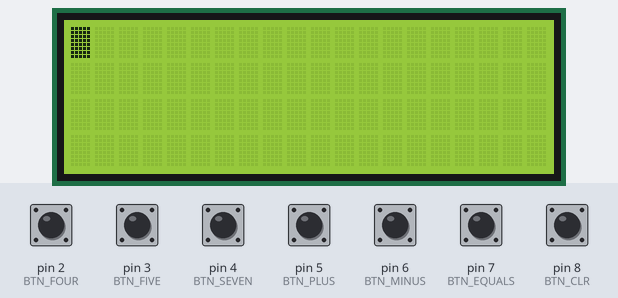
Bench run of a sketch on a simulated Arduino Uno, built with avr-gcc and run on an emulated ATmega328P. Shown: 20×4 character LCD. The test bench sets the inputs (shaded band); at power-on: pin 2 (BTN_FOUR), pin 3 (BTN_FIVE), pin 4 (BTN_SEVEN), pin 5 (BTN_PLUS), pin 6 (BTN_MINUS), pin 7 (BTN_EQUALS), pin 8 (BTN_CLR) LOW.

Above: at 3.8 s.
3.9 s: pin 2 (BTN_FOUR) pulled HIGH for 0.25 s
At 4.44 s:
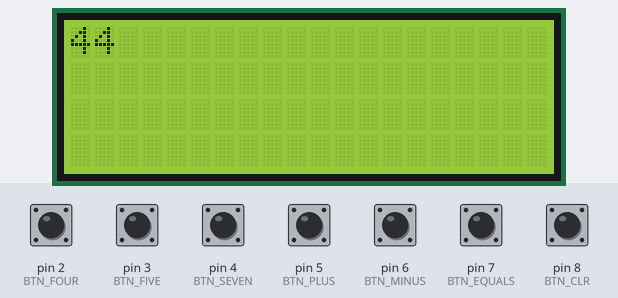
5.6 s: pin 5 (BTN_PLUS) pulled HIGH for 0.25 s
At 5.89 s:
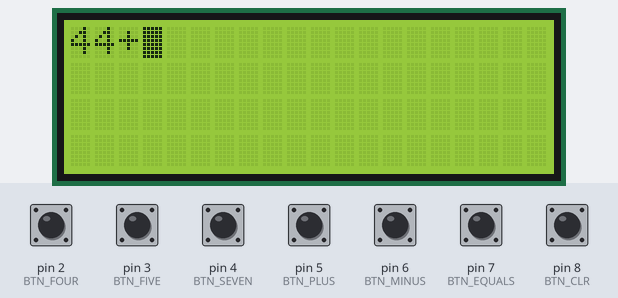
7.9 s: pin 3 (BTN_FIVE) pulled HIGH for 0.25 s
At 8.17 s:
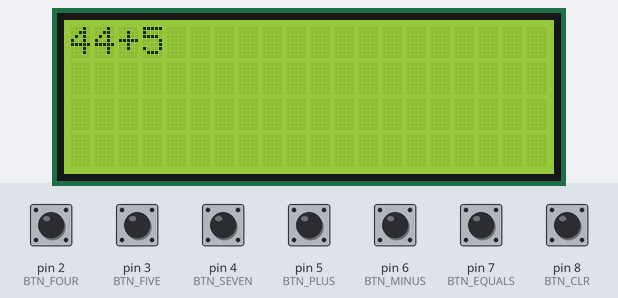
9.6 s: pin 7 (BTN_EQUALS) pulled HIGH for 0.25 s
At 10.2 s:
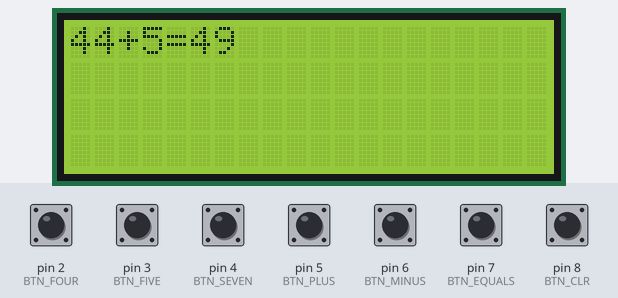
11.3 s: pin 8 (BTN_CLR) pulled HIGH for 1 s
At 12.1 s:
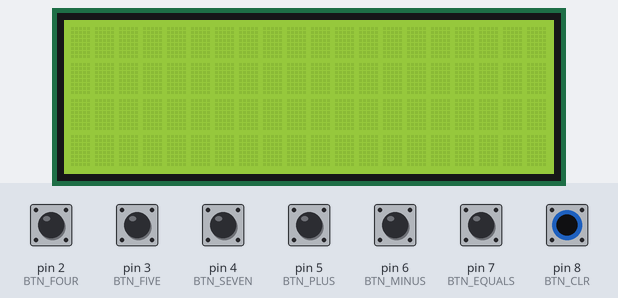
14.6 s: pin 4 (BTN_SEVEN) pulled HIGH for 0.25 s
At 14.89 s:
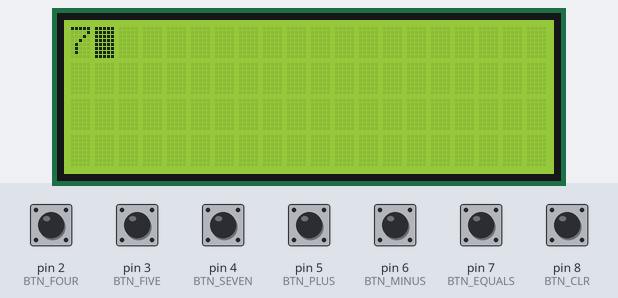

Measured:
- after the input at 3.9 s, the display: first changes at once (image 1 shows a later state)
- after the input at 5.6 s, the display: changes after 0.19 s (image 2)
- after the input at 7.9 s, the display: changes after 0.17 s (image 3)
- after the input at 9.6 s, the display: changes after 0.14 s (image 4)
- after the input at 11.3 s, the display: changes after 0.21 s (image 5)
- after the input at 14.6 s, the display: changes after 0.19 s (image 6)

The sketch:

midterm_mini_calculator.ino
```cpp
#include <LiquidCrystal_I2C.h>

#define BTN_FOUR 2
#define BTN_FIVE 3
#define BTN_SEVEN 4
#define BTN_PLUS 5
#define BTN_MINUS 6
#define BTN_EQUALS 7
#define BTN_CLR 8

String num1 = "";
String num2 = "";
int op = NULL;
bool cursor = false;

LiquidCrystal_I2C lcd(0x27, 20, 4);

byte bar[] = {
  B11111,
  B11111,
  B11111,
  B11111,
  B11111,
  B11111,
  B11111,
  B11111
};

void setup() {
  lcd.init();
  lcd.backlight();
  lcd.setCursor(0, 0);
  lcd.createChar(0, bar);

  lcd.setCursor(0, 0);
  lcd.print("     KASIO");
  delay(1000);

  lcd.setCursor(0, 1);
  for (int i = 0; i < 16; i++) {
    lcd.write(0);
    delay(100);
  }

  pinMode(BTN_FOUR, INPUT);
  pinMode(BTN_FIVE, INPUT);
  pinMode(BTN_SEVEN, INPUT);
  pinMode(BTN_PLUS, INPUT);
  pinMode(BTN_MINUS, INPUT);
  pinMode(BTN_EQUALS, INPUT);
  pinMode(BTN_CLR, INPUT);
}

void loop() {
  if (digitalRead(BTN_FOUR) == HIGH) {

    if (op == 0) {
      num1 = num1 + "4";
    } else {
      num2 = num2 + "4";
    }

  } else if (digitalRead(BTN_FIVE) == HIGH) {

    if (op == 0) {
      num1 = num1 + "5";
    } else {
      num2 = num2 + "5";
    }

  } else if (digitalRead(BTN_SEVEN) == HIGH) {

    if (op == 0) {
      num1 = num1 + "7";
    } else {
      num2 = num2 + "7";
    }

  } else if (digitalRead(BTN_PLUS) == HIGH) {

    if ((op == 0 || op == 1 || op == 2) && num1.length() && !num2.length()) {
      op = 1;
    }

  } else if (digitalRead(BTN_MINUS) == HIGH) {

    if ((op == 0 || op == 1 || op == 2) && num1.length() && !num2.length()) {
      op = 2;
    }
  }

  lcd.clear();
  lcd.setCursor(0, 0);
  lcd.print(num1);
  lcd.print(op == 0 ? "" : op == 1 ? "+"
                                   : "-");
  lcd.print(num2);

  if (cursor) lcd.write(0);
  cursor = !cursor;

  if (digitalRead(BTN_EQUALS) == HIGH && num2.length()) {
    int n1 = num1.toInt();
    int n2 = num2.toInt();
    int output;

    if (op == 1) {
      output = n1 + n2;
    } else {
      output = n1 - n2;
    }

    lcd.clear();
    lcd.setCursor(0, 0);
    lcd.print(num1);
    lcd.print(op == 0 ? "" : op == 1 ? "+"
                                     : "-");
    lcd.print(num2);
    lcd.print("=");
    lcd.print(output);

    while (digitalRead(BTN_CLR) == LOW) {}

  } else if (digitalRead(BTN_CLR) == HIGH) {
    reset();
  }

  delay(200);
}

void reset() {
  num1 = "";
  num2 = "";
  op = 0;
  lcd.clear();
}
```
